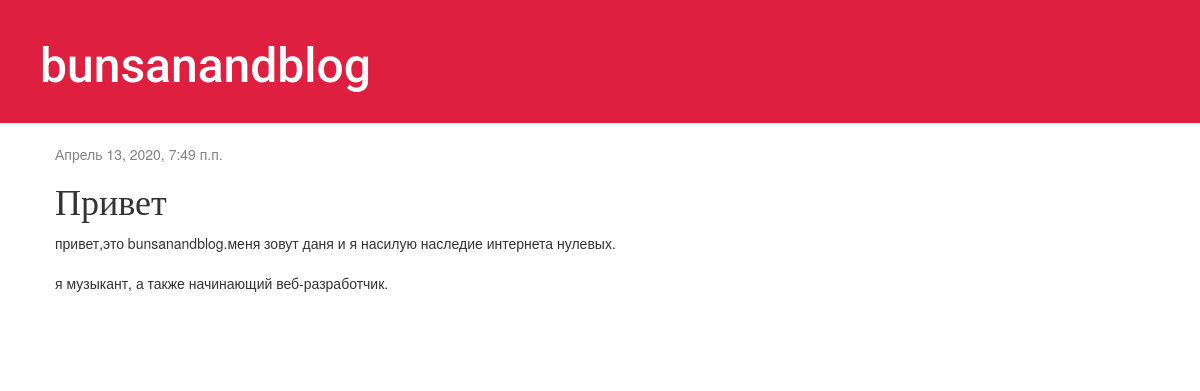
The page /post/8/ on the database its author committed.
### blog/models.py (models this page shows, shortened)
class Post(models.Model):
    author = models.ForeignKey(settings.AUTH_USER_MODEL, on_delete=models.CASCADE)
    title = models.CharField(max_length=200)
    text = models.TextField()
    created_date = models.DateTimeField(default=timezone.now)
    published_date = models.DateTimeField(blank=True, null=True)

### blog/views.py (the view)
# urls.py: path('post/<int:pk>/', views.post_detail, name='post_detail'),
def post_detail(request, pk):
    post = get_object_or_404(Post, pk=pk)
    return render(request, 'blog/post_detail.html', {'post': post})

### blog/templates/blog/post_detail.html (shortened to what this page needs)
{% extends 'blog/base.html' %}
{% block content %}
    <div class="post">
        {% if post.published_date %}
            <div class="date">
                {{ post.published_date }}
            </div>
        {% endif %}
        <h1>{{ post.title }}</h1>
        <p>{{ post.text|linebreaksbr }}</p>
    </div>
{% endblock %}

### blog/static/css/blog.css (style rules this page uses)
h1, h2, h3, h4 { font-family: 'Roboto'; }
.date { color: #828282; }
.post { margin-bottom: 70px; }

### rows shown on the page
Post: published_date "Апрель 13, 2020, 7:49 п.п.", title "Привет", text "привет,это bunsanandblog.меня зовут даня и я насилую наследие интернета нулевых. я музыкант, а также начинающий веб-разработчик."
